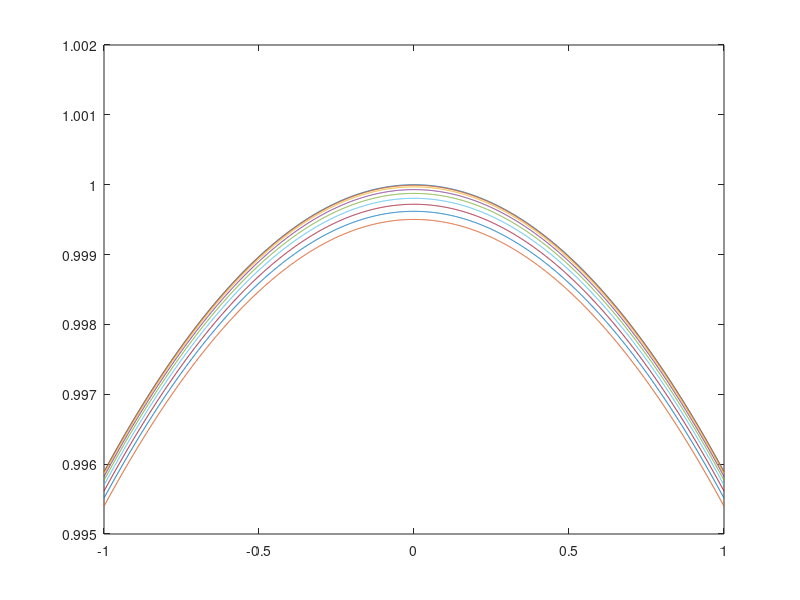
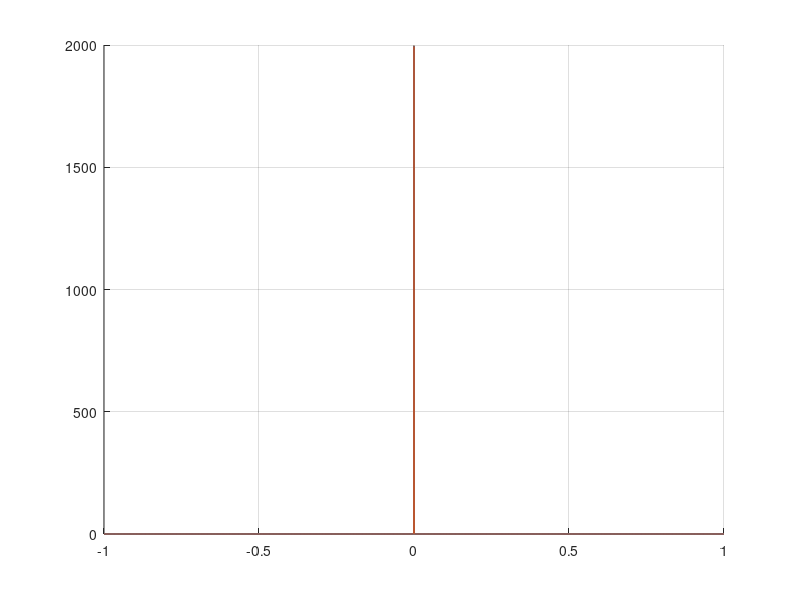

Here is the MATLAB script that generated these plots, in order:
clc;
close all;
clear all;

a=0;
n=0.1;
f=n/2;
T=1/f;
t=-1:0.001:1;
x=sinc(t/T);
for i=1:9
    den=1-(2*a*t/T).^2;
    corr_term= (cos(pi*a*t/T))/den;
    z=x.*corr_term;
    plot(t,z);
    hold on;
    a=a+0.1;
    hold on;
end
figure;
for i=1:9
    den=1-(2*a*t/T).^2;
    corr_term= cos(pi*a*t/T)/den;
    z=x.*corr_term;
    hold on;
    y=abs(fft(z));
    plot(t,fftshift(y));
    a=a+0.1;
    hold on;
end


grid on;